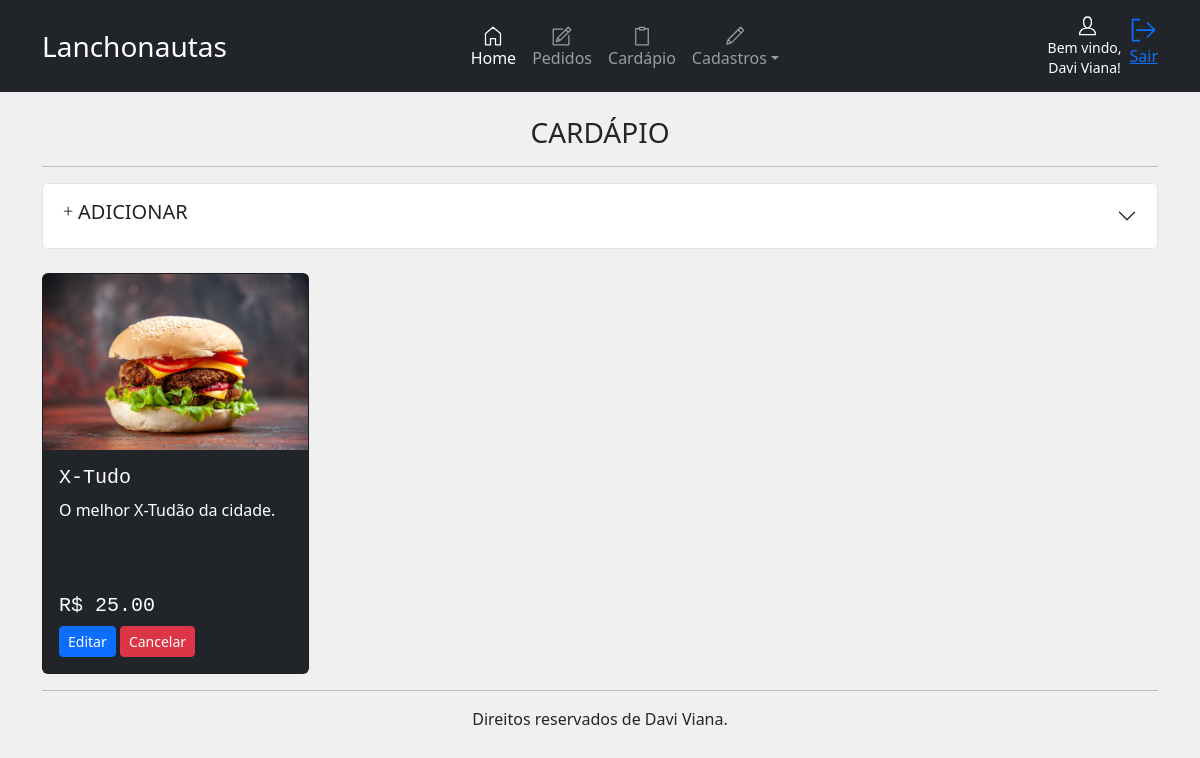
The app's page /painel/cardapio (signed in) with its own data.
### app/models/empresaModel.py (models this page shows, shortened)
class empresa(UserMixin, db.Model):
    id = db.Column(db.Integer, primary_key=True, autoincrement=True)
    nome_empresa = db.Column(db.String(100))
    razao_social = db.Column(db.String(100))
    endereco = db.Column(db.String(100))
    bairro = db.Column(db.String(200))
    cidade = db.Column(db.String(50))
    cep = db.Column(db.String(20))
    email = db.Column(db.String(50))
    tel = db.Column(db.String(20))
    cnpj = db.Column(db.String(20))
    dt_criacao = db.Column(db.String(50))

### app/models/usersModel.py (models this page shows, shortened)
class users(UserMixin, db.Model):
    id = db.Column(db.Integer, primary_key=True, autoincrement=True)
    user = db.Column(db.String(10))
    nome = db.Column(db.String(50))
    email = db.Column(db.String(100))
    senha = db.Column(db.String(200))
    administrador = db.Column(db.String(20))
    situacao = db.Column(db.String(20))
    dt_criacao = db.Column(db.String(50))
    def get_user(user):
        return users.query.get(user)

### app/models/produtosModel.py (models this page shows, shortened)
class produtos(UserMixin, db.Model):
    id = db.Column(db.Integer, primary_key=True, autoincrement=True)
    titulo = db.Column(db.String(100))
    valor_custo = db.Column(db.String(20))
    valor_venda = db.Column(db.String(20))
    descricao = db.Column(db.String(400))
    foto = db.Column(db.String(50))
    itens = db.Column(db.String(50))
    situacao = db.Column(db.String(10))

### app/views/panel.py (the view, shortened to what this page needs)
@bp.route('/cardapio/<case>/<int:id>', methods=['POST'])
@bp.route('/cardapio', methods=['GET'])
@login_required
def cardapio(id=None, case=None):
    if request.method == 'GET':
        allProdutos = produtosModel.produtos.query.filter_by(situacao='ATIVO').all()
        item_Carnes = produtosModel.produtos_itens.query.filter_by(tipo_item='Carnes').all()
        item_Saladas = produtosModel.produtos_itens.query.filter_by(
            tipo_item='Saladas').all()
        item_Queijos = produtosModel.produtos_itens.query.filter_by(
            tipo_item='Queijos').all()
        item_Molhos = produtosModel.produtos_itens.query.filter_by(tipo_item='Molhos').all()
        menu_panel = load.menu.get()
    return render_template('panel/cardapio.html', menu_panel=menu_panel, allProdutos=allProdutos, item_Carnes=item_Carnes, item_Saladas=item_Saladas, item_Queijos=item_Queijos, item_Molhos=item_Molhos)

### app/__init__.py (called while the page is built)
@login_manager.user_loader
def get(user):
    return usersModel.users.get_user(user)

### app/services/load.py (called while the page is built)
    def get():
        empresa = empresaModel.empresa.query.filter_by(id=1).first()
        if empresa is None:
            nome_empresa = 'NOME EMPRESA'
        else:
            nome_empresa = empresa.nome_empresa
        nome = current_user.nome
        badgeOrder = pedidosModel.pedidos.query.filter_by(situacao='PENDENTE').all()
        return nome, nome_empresa, len(badgeOrder)

### app/templates/panel/cardapio.html (shortened to what this page needs)
{% extends 'panel/home.html' %}
{% block panel %}
<br>
<h3 style="text-align: center;">CARDÁPIO</h3>
<hr>
<div class="accordion" id="add_produto">
    <div class="accordion-item">
        <h2 class="accordion-header" id="add_produto">
            <button class="accordion-button collapsed" type="button" data-bs-toggle="collapse"
                data-bs-target="#add_produto-collapseOne" aria-expanded="true" aria-controls="add_produto-collapseOne">
                <h5 class="text-center"><svg xmlns="http://www.w3.org/2000/svg" x="0px" y="0px" width="15" height="15"
                        viewBox="0 0 35 35">
                        <path fill-rule="evenodd"
                            d="M 11 2 L 11 11 L 2 11 L 2 13 L 11 13 L 11 22 L 13 22 L 13 13 L 22 13 L 22 11 L 13 11 L 13 2 Z">
                        </path>
                    </svg>ADICIONAR</h5>
            </button>
        </h2>
    </div>
</div>
<br>
<div class="row row-cols-1 row-cols-md-4 g-3">
    {% for produto in allProdutos %}
    <div class="col">
        <div class="card text-bg-dark">
            <img src="../static/img/{{ produto.foto }}" class="card-img-top" alt="...">
            <div class="card-body">
                <form action="/painel/cardapio/cancel/{{produto.id}}" method="POST">
                    <h5 class="card-title font-monospace">{{ produto.titulo }}</h5>
                    <p class="card-text overflow-auto over" style="height: 80px;">{{ produto.descricao }}</p>
                    <h5 class="font-monospace">R$ {{ produto.valor_venda }}</h5>
                    <button type="button" class="btn btn-primary btn-sm" data-bs-toggle="modal"
                        data-bs-target="#{{ produto.id }}">
                        Editar
                    </button>
                    <button type="submit" class="btn btn-danger btn-sm"
                        onclick="return confirm('Deseja cancelar o produto {{produto.titulo}}?')">Cancelar</button>
                </form>
            </div>
        </div>
    </div>
    {% endfor %}
</div>
{% endblock %}

### app/templates/panel/home.html (shortened to what this page needs)
{% extends 'layout.html' %}
{% block content %}
<header>
    <nav class="navbar navbar-expand-lg navbar-dark bg-dark fixed">
        <div class="container">
            <div style="width: 10em;" class="m-auto">
                <a class="navbar-brand text-center fs-3">{{ menu_panel[1] }}</a>
            </div>
            <div class="offcanvas offcanvas-end text-bg-dark" tabindex="-1" id="offcanvasDarkNavbar"
                aria-labelledby="offcanvasDarkNavbarLabel">
                <div class="offcanvas-body m-auto">
                    <ul class="navbar-nav m-auto">
                        <li class="nav-item">
                            <a class="nav-link active text-center" aria-current="page" href="{{url_for('panel.home')}}"><svg
                                    id="i-home" xmlns="http://www.w3.org/2000/svg" viewBox="0 0 32 32" width="40"
                                    height="20" fill="none" stroke="currentcolor" stroke-linecap="round"
                                    stroke-linejoin="round" stroke-width="2">
                                    <path d="M12 20 L12 30 4 30 4 12 16 2 28 12 28 30 20 30 20 20 Z" />
                                </svg> <br>Home</a>
                        </li>
                        <li class="nav-item">
                            <a class="nav-link text-center" href="{{url_for('panel.pedidos_')}}"> <svg
                                    id="i-compose" xmlns="http://www.w3.org/2000/svg" viewBox="0 0 32 32" width="40"
                                    height="20" fill="none" stroke="currentcolor" stroke-linecap="round"
                                    stroke-linejoin="round" stroke-width="2">
                                    <path
                                        d="M27 15 L27 30 2 30 2 5 17 5 M30 6 L26 2 9 19 7 25 13 23 Z M22 6 L26 10 Z M9 19 L13 23 Z" />
                                </svg> <br>Pedidos
                            </a>
                        </li>
                        <li class="nav-item">
                            <a class="nav-link text-center" href="{{url_for('panel.cardapio')}}"> <svg id="i-clipboard"
                                    xmlns="http://www.w3.org/2000/svg" viewBox="0 0 32 32" width="40" height="20"
                                    fill="none" stroke="currentcolor" stroke-linecap="round" stroke-linejoin="round"
                                    stroke-width="2">
                                    <path d="M12 2 L12 6 20 6 20 2 12 2 Z M11 4 L6 4 6 30 26 30 26 4 21 4" />
                                </svg> <br>Cardápio</a>
                        </li>
                        <li class="nav-item dropdown">
                            <a class="nav-link dropdown-toggle text-center" href="#" id="navbarDropdown" role="button"
                                data-bs-toggle="dropdown" aria-expanded="false"> <svg id="i-edit"
                                    xmlns="http://www.w3.org/2000/svg" viewBox="0 0 32 32" width="40" height="20"
                                    fill="none" stroke="currentcolor" stroke-linecap="round" stroke-linejoin="round"
                                    stroke-width="2">
                                    <path d="M30 7 L25 2 5 22 3 29 10 27 Z M21 6 L26 11 Z M5 22 L10 27 Z" />
                                </svg> <br>Cadastros</a>
                        </li>
                    </ul>
                </div>
            </div>
                <div class="d-flex flex-column align-items-center text-bg-dark">
                    <h6 class="text-center m-auto me-2"><small>Bem vindo,<br> {{ menu_panel[0] }}!</small></h6>
                </div>
                <a href="{{url_for('auth.logout')}}" class="mt-2 m-auto" role="button" title="Sair"><svg id="i-signout"
                        xmlns="http://www.w3.org/2000/svg" viewBox="0 0 32 32" width="28" height="28" fill="none"
                        stroke="currentcolor" stroke-linecap="round" stroke-linejoin="round" stroke-width="2">
                        <path d="M28 16 L8 16 M20 8 L28 16 20 24 M11 28 L3 28 3 4 11 4" />
                    </svg>
                    <p>Sair</p>
                </a>
        </div>
    </nav>
</header>
<main class="container">
    {% block panel %}{% endblock %}
    <hr>
</main>
<footer class="container pb-3" style="text-align: center;">
    Direitos reservados de Davi Viana.
</footer>
{% endblock %}

### app/static/css/style.css (style rules this page uses)
.text-center { text-align: center; }

### records on screen
empresa: nome_empresa "Lanchonautas"
users: nome "Davi Viana"
produtos: foto (placeholder picture), titulo "X-Tudo", descricao "O melhor X-Tudão da cidade.", valor_venda "25.00"
